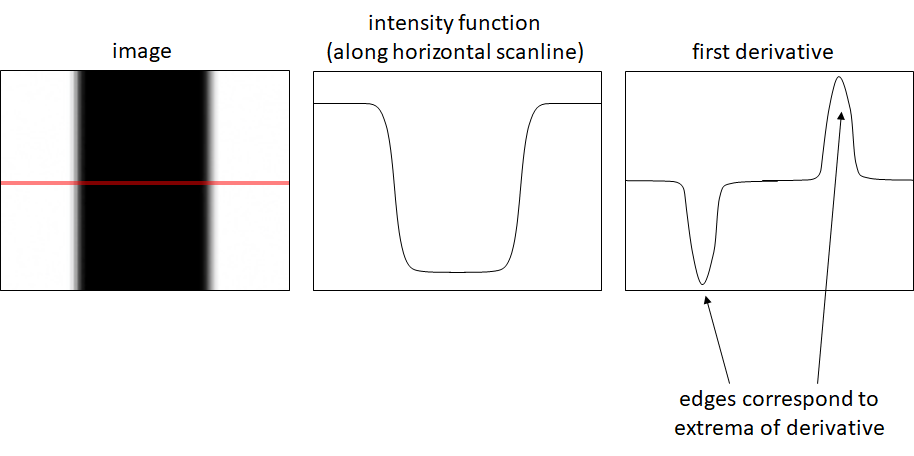
#> input picture HW3/image/1-1.png, 914 x 456 px, given in place of iguana.bmp, which was not available
$ python HW03.py
#> lines starting #> are read from the running program, lines starting #| are printed output that depends on the picture; pictures that were not available may be replaced by others from this repository, and a replacement may not be noted
#> in problem1, img is the input picture: PIL image 914x456 RGBA; mean R, G, B, A 231.9, 231.6, 231.6, 255
from PIL import Image
import math
import numpy as np

IMAGE_PATH = 'iguana.bmp'
SIGMA = 1.6
STRONG = 255
WEAK = 80

def arrayToImg(array, name):
    array = array.astype(np.uint8)
    thinEdgeImg = Image.fromarray(array)
    # thinEdgeImg.show()
    thinEdgeImg.save(name)

def gauss1d(sigma):
    # sigma * 6을 올림한 값으로 count 설정
    # count가 짝수라면 count에 1을 더해줌
    count = math.ceil(sigma * 6)
    if(count % 2 == 0):
        count += 1
    # 중간값이 0이고 거리가 1멀어질 수록 절대값이 1증가 하도록 배열 생성
    # X^2로 사용하기 때문에 X의 부호는 상관없다
    halfCount = math.floor(count/2)
    X = np.arange(-halfCount, halfCount + 1)
    ndGaussian = np.exp(-X**2/(2*sigma**2))
    # sum으로 나누어 모든 element의 합이 1이 되도록 normalize한다.
    return ndGaussian / ndGaussian.sum()

def gauss2d(sigma):
    # gaussX = e^(-X^2/(2*sigma^2))
    # gaussY = e^(-Y^2/(2*sigma^2))
    # 이므로 외적하면 각 x, y에 대해서 e^(-(X^2 + Y^2)/(2*sigma^2))
    gaussX = gauss1d(sigma)
    gaussY = gauss1d(sigma)
    return np.outer(gaussX, gaussY)

def convolve2d(array, filter):
    # filter 좌우상하 반전
    filter = np.flip(filter)
    # 연산을 위해 float로 설정
    array = array.astype(np.float32)
    filter = filter.astype(np.float32)
    # filter의 크기에 따라 padding 추가
    paddingSize = int((filter[0].size - 1) / 2)
    padded2d = np.pad(array, ((paddingSize, paddingSize), (paddingSize, paddingSize)))
    # 원본과 동일한 크기의 result 배열 생성
    rowSize = array.shape[0]
#> rowSize = 456
    colSize = array.shape[1]
#> colSize = 914
    result2d = np.zeros((rowSize, colSize))

    # 모든 픽셀에 주변 영역과 filter를 곱한 배열의 sum으로 값 설정
    # filter가 normalize되어 있기 때문에 mean이 아닌 sum을 사용
    for i in range(0, rowSize):
        for j in range(0, colSize):
            range2d = padded2d[i : i + 2*paddingSize + 1,
                               j : j + 2*paddingSize + 1]
            filteredPixel = range2d * filter
            result2d[i][j] = filteredPixel.sum()
    return result2d

def gaussconvolve2d(array, sigma):
    gaussFilter = gauss2d(sigma)
    return convolve2d(array, gaussFilter)

def sobel_filters(img):
    # Derivate Kernel을 Convolution하여 Ix, Iy 구함
    IxKernel = np.array([[-1, 0, 1], [-2, 0, 2], [-1, 0, 1]])
    IyKernel = np.array([[1, 2, 1], [0, 0, 0], [-1, -2, -1]])
    Ix = convolve2d(img, IxKernel)
#> after the loop in convolve2d (call 2), `for i in range(0, rowSize):`:
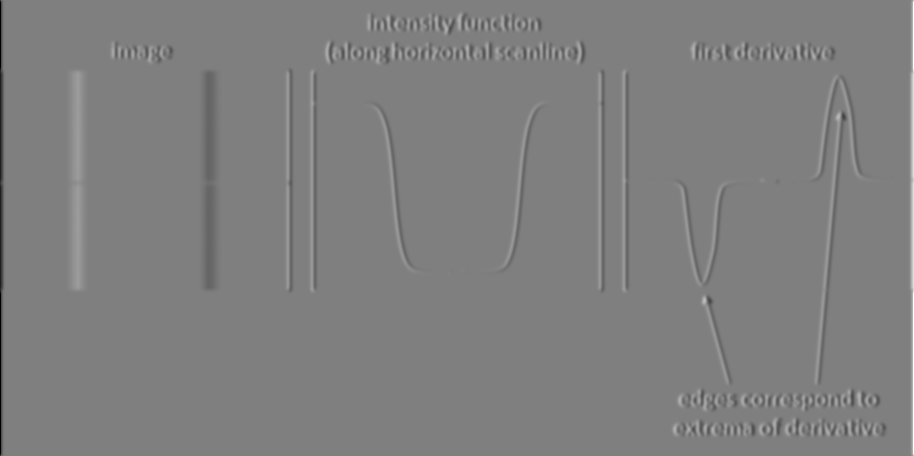
#> result2d: shape (456, 914) float64; min -846.5, max 846.5, mean 0; drawn with min black and max white
    Iy = convolve2d(img, IyKernel)
#> after the loop in convolve2d (call 3), `for i in range(0, rowSize):`:
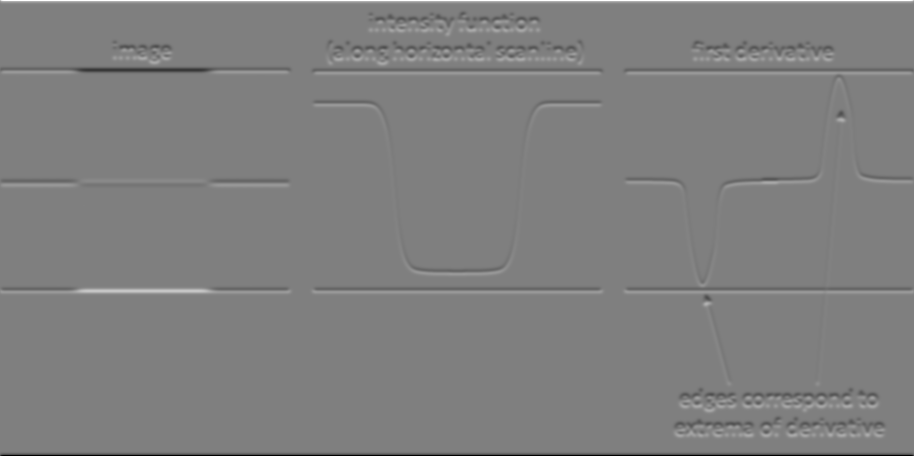
#> result2d: shape (456, 914) float64; min -846.5, max 846.5, mean 0; drawn with min black and max white

    G = np.hypot(Ix, Iy) # sqrt(Ix^2 + Iy^2)
    theta = np.arctan2(Iy, Ix) # tan^(-1)(Iy / Ix)
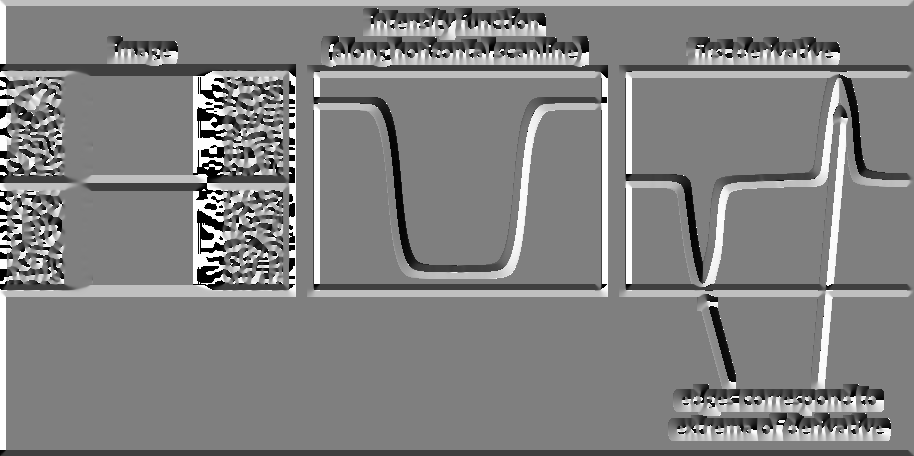
#> theta: shape (456, 914) float64; min -3.14, max 3.14, mean 0.0568; drawn with min black and max white

    # mapping (0 to 255)
    maxVal = G.max()
#> maxVal = 846.5
    minVal = G.min()
#> minVal = 0
    G = (G * 255) / (maxVal - minVal)
    return (G, theta)

def getDirection(degree):
    # 가장 가까운 방향을 찾아냄
    directionArray = np.array([0, 45, 90, 135, 180])
    index = (np.abs(directionArray - degree)).argmin()
    return directionArray[index % 4]

def non_max_suppression(G, theta):
	# reduce range : 2 * pi => pi
	theta = (theta + np.pi) % np.pi
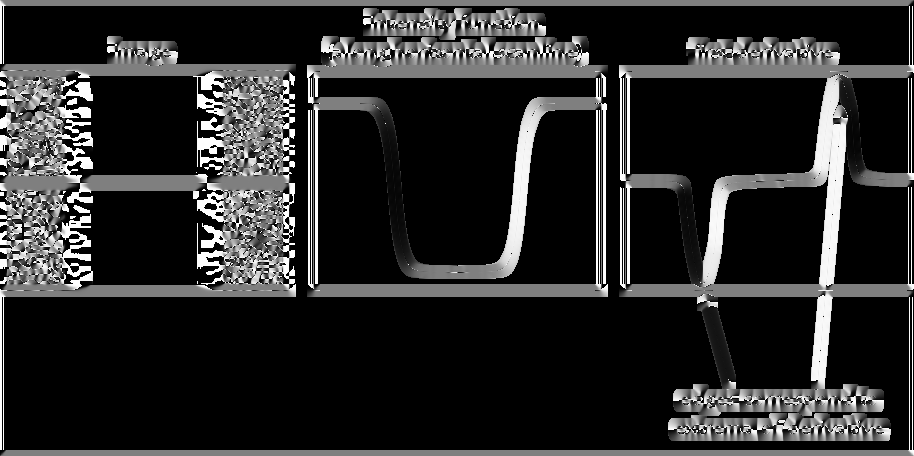
#> theta: shape (456, 914) float64; min 0, max 3.14, mean 0.522; drawn with min black and max white
	# radian to degree
	degrees = theta * 180 / np.pi
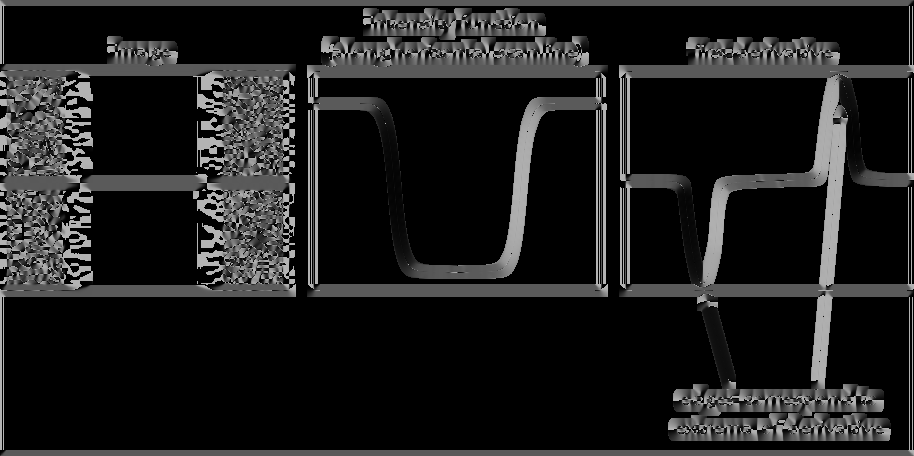
#> degrees: shape (456, 914) float64; min 0, max 180, mean 29.9

	thinEdge = np.zeros(G.shape)
	ySize, xSize = G.shape
#> ySize = 456; xSize = 914
	for y in range(1, ySize - 1): # 이미지 끝 부분은 제외
		for x in range(1, xSize - 1):
			areaG = G[y - 1 : y + 2, x - 1 : x + 2]
			# degree에 따라 확인할 target 변경
			degree = getDirection(degrees[y][x])
			target = np.array([0, 0, 0])
			if(degree == 0):     target = areaG[1, :]
			elif(degree == 45):  target = np.diag(np.fliplr(areaG))
			elif(degree == 90):  target = areaG[:, 1]
			elif(degree == 135): target = np.diag(areaG)
			else: assert True, "direction is not valid"

			# pixel이 지정 방향에서 max gradient를 가지는지 확인
			if(target.argmax() == 1):
				thinEdge[y][x] = G[y][x]
#> this loop made 454 passes
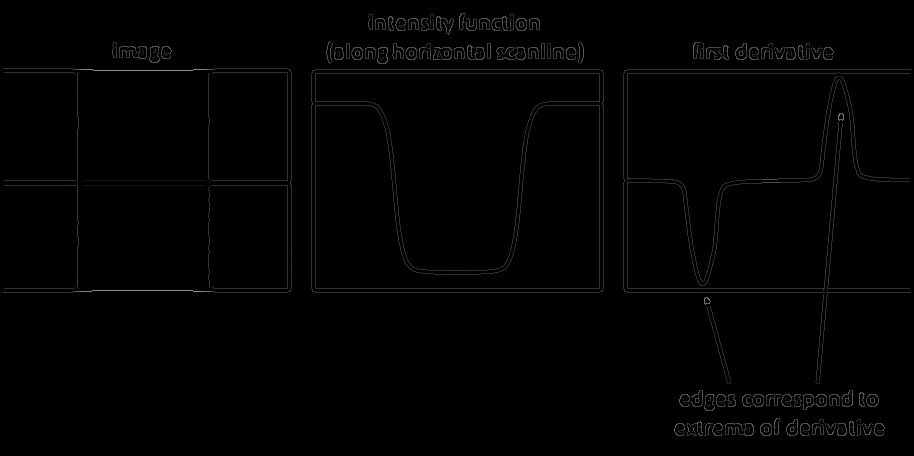
#> thinEdge: shape (456, 914) float64; min 0, max 139.7, mean 1.9
	return thinEdge

def double_thresholding(img):
    diff = img.max() - img.min()
    highT = img.min() + diff * 0.15
    lowT = img.min() + diff * 0.03
    thresholded = np.where(img > highT, STRONG, img)
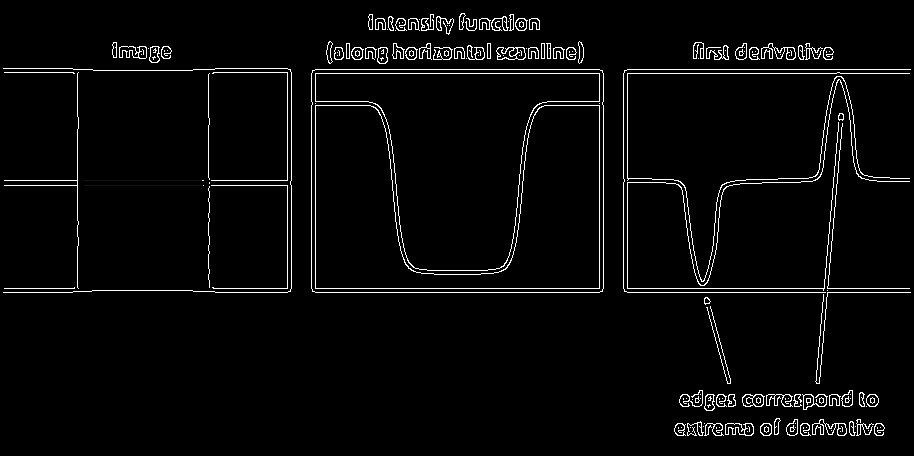
#> thresholded: shape (456, 914) float64; min 0, max 255, mean 8.4
    thresholded = np.where((img > lowT) & (img <= highT), WEAK, thresholded)
    thresholded = np.where(img <= lowT, 0, thresholded)
    return thresholded

def DFS(img, centerY, centerX):
    ySize, xSize = img.shape
    # 이미지 끝 부분은 제외
    if(centerY <= 0 or centerX <= 0 or centerY >= ySize - 1 or centerX >= xSize - 1):
        return
    # 연결된 모든 weak edge를 strong edge로 변환
    for y in range(centerY - 1, centerY + 2):
        for x in range(centerX - 1, centerX + 2):
            if(img[y][x] == WEAK):
                img[y][x] = STRONG
                DFS(img, y, x)

def hysteresis(img):
    # 모든 strong edge를 순회하여 DFS
    strongY, strongX = np.where(img == STRONG)
    for i in range(len(strongY)):
        DFS(img, strongY[i], strongX[i])
#> img: shape (456, 914) float64
    # 나머지 weak edge는 제거
    img = np.where(img == WEAK, 0, img)
#> img: shape (456, 914) float64; 3.3% white in thin lines or dots
    return img

def problem1():
    img = Image.open(IMAGE_PATH)
    imgGrey = img.convert('L')
    arrayGrey = np.asarray(imgGrey)
    arrayGreyBlur = gaussconvolve2d(arrayGrey, SIGMA)
    arrayToImg(arrayGreyBlur, 'problem1.png')
    return arrayGreyBlur

def problem2():
    arrayGreyBlur = problem1()
    G, theta = sobel_filters(arrayGreyBlur)
    arrayToImg(G, 'problem2.png')
    return G, theta

def problem3():
    G, theta = problem2()
    thinEdgeArray = non_max_suppression(G, theta)
    arrayToImg(thinEdgeArray, 'problem3.png')
    return thinEdgeArray

def problem4():
    thinEdgeArray = problem3()
    thresholded = double_thresholding(thinEdgeArray)
    arrayToImg(thresholded, 'problem4.png')
    return thresholded

def problem5():
    thresholded = problem4()
    linked = hysteresis(thresholded)
    arrayToImg(linked, 'problem5.png')
#> in arrayToImg (call 5), `array = array.astype(np.uint8)`: array: shape (456, 914); 3.3% white in thin lines or dots

if(__name__ == "__main__"):
    problem5()
